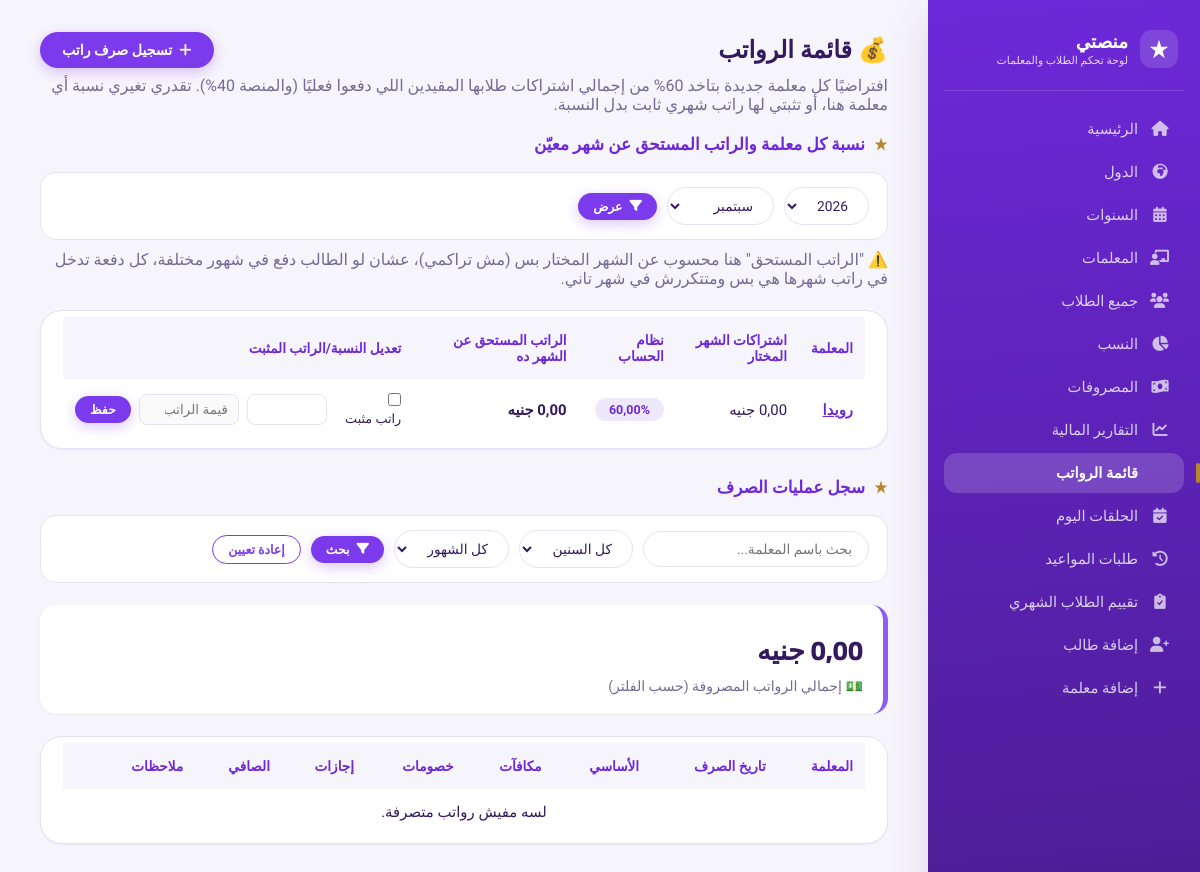
/salaries/ (signed in), run on the app's committed database.
### core/models.py (models this page shows, shortened)
class Teacher(models.Model):
    name = models.CharField(max_length=255, verbose_name="اسم المعلمة")
    age = models.PositiveIntegerField(null=True, blank=True, verbose_name="السن")
    phone = models.CharField(max_length=20, blank=True, null=True, verbose_name="رقم الهاتف")
    whatsapp = models.CharField(max_length=20, blank=True, null=True, verbose_name="واتساب")
    governorate = models.CharField(max_length=100, blank=True, null=True, verbose_name="المحافظة")
    hire_date = models.DateField(null=True, blank=True, verbose_name="تاريخ بداية العمل")
    user = models.OneToOneField(
        settings.AUTH_USER_MODEL, null=True, blank=True,
        on_delete=models.SET_NULL, related_name='teacher_profile',
        verbose_name="حساب الدخول"
    )
    commission_percent = models.DecimalField(
        max_digits=5, decimal_places=2, default=60,
        verbose_name="نسبة المعلمة من الاشتراكات (%)"
    )
    fixed_salary = models.DecimalField(
        max_digits=10, decimal_places=2, null=True, blank=True,
        verbose_name="راتب مثبت (بدل النسبة)"
    )
    class Meta:
        verbose_name = "معلمة"
        verbose_name_plural = "المعلمات"
        ordering = ['name']
    def total_subscriptions(self, year=None, month=None):
        now = timezone.now()
        year = year or now.year
        month = month or now.month
        active_students = self.students.filter(status='active')
        return sum(float(s.total_paid(year=year, month=month)) for s in active_students)
    def calculated_salary(self, year=None, month=None):
        if self.fixed_salary is not None:
            return round(float(self.fixed_salary), 2)
        return round(self.total_subscriptions(year=year, month=month) * (float(self.commission_percent) / 100), 2)
    def has_salary_record_for(self, year, month):
        return self.salary_records.filter(payout_date__year=year, payout_date__month=month).exists()

### core/views.py (the view)
# urls.py: path('salaries/', views.salaries_list, name='salaries_list'),
@staff_member_required
def salaries_list(request):
    now = timezone.now()
    salary_year = _to_int_or_none(request.GET.get('salary_year')) or now.year
    salary_month = _to_int_or_none(request.GET.get('salary_month')) or now.month
    teachers_data = []
    for t in Teacher.objects.all():
        teachers_data.append({
            'teacher': t,
            'total_subscriptions': t.total_subscriptions(year=salary_year, month=salary_month),
            'calculated_salary': t.calculated_salary(year=salary_year, month=salary_month),
            'already_paid_this_month': t.has_salary_record_for(salary_year, salary_month),
        })
    q = request.GET.get('q', '').strip()
    year = request.GET.get('year', '').strip()
    month = request.GET.get('month', '').strip()
    records = TeacherSalaryRecord.objects.select_related('teacher').all()
    if q:
        records = records.filter(teacher__name__icontains=q)
    if year:
        records = records.filter(payout_date__year=year)
    if month:
        records = records.filter(payout_date__month=month)
    total_net = sum(r.net_amount() for r in records)
    years_range = set(TeacherSalaryRecord.objects.values_list('payout_date__year', flat=True))
    years_range.add(timezone.now().year)
    years_range = sorted(years_range, reverse=True)
    context = {
        'teachers_data': teachers_data,
        'salary_year': salary_year,
        'salary_month': salary_month,
        'salary_years_range': sorted({now.year - 1, now.year, now.year + 1}, reverse=True),
        'arabic_months': ARABIC_MONTHS,
        'records': records,
        'total_net': total_net,
        'years_range': years_range,
        'selected_year': year,
        'selected_month': month,
        'search': q,
    }
    return render(request, 'core/salaries_list.html', context)

### core/models.py (called while the page is built)
    def total_paid(self, year=None, month=None):
        qs = self.payments.all()
        if year:
            qs = qs.filter(date__year=year)
        if month:
            qs = qs.filter(date__month=month)
        total = qs.aggregate(total=models.Sum('amount'))['total']
        return total or 0

### core/views.py (called while the page is built)
def _or_none(value):
    if value is None:
        return None
    value = value.strip()
    return value if value != '' else None

def _to_int_or_none(value):
    value = _or_none(value)
    if value is None:
        return None
    try:
        return int(value)
    except (TypeError, ValueError):
        return None

### templates/core/salaries_list.html (shortened to what this page needs)
{% extends 'core/base.html' %}
{% block content %}
<div class="page-header">
    <div class="page-title">💰 قائمة الرواتب</div>
    <a href="{% url 'add_salary_record' %}?salary_year={{ salary_year }}&salary_month={{ salary_month }}" class="btn btn-primary"><i class="fas fa-plus"></i> تسجيل صرف راتب</a>
</div>
<p class="text-muted" style="margin-bottom:10px;">افتراضيًا كل معلمة جديدة بتاخد 60% من إجمالي اشتراكات طلابها المقيدين اللي دفعوا فعليًا (والمنصة 40%). تقدري تغيري نسبة أي معلمة هنا، أو تثبتي لها راتب شهري ثابت بدل النسبة.</p>
<div class="section-eyebrow" style="margin-top:20px;"><span class="star-mark"></span> نسبة كل معلمة والراتب المستحق عن شهر معيّن</div>
<form method="GET" class="filter-bar" style="margin-bottom:10px;">
    <select name="salary_year">
        {% for y in salary_years_range %}
        <option value="{{ y }}" {% if salary_year == y %}selected{% endif %}>{{ y }}</option>
        {% endfor %}
    </select>
    <select name="salary_month">
        {% for m_num, m_name in arabic_months.items %}
        <option value="{{ m_num }}" {% if salary_month == m_num %}selected{% endif %}>{{ m_name }}</option>
        {% endfor %}
    </select>
    <button type="submit" class="btn btn-primary btn-sm"><i class="fas fa-filter"></i> عرض</button>
</form>
<p class="text-muted" style="margin-bottom:10px;">⚠️ "الراتب المستحق" هنا محسوب عن الشهر المختار بس (مش تراكمي)، عشان لو الطالب دفع في شهور مختلفة، كل دفعة تدخل في راتب شهرها هي بس ومتتكررش في شهر تاني.</p>
<div class="table-container">
    <table>
        <thead><tr><th>المعلمة</th><th>اشتراكات الشهر المختار</th><th>نظام الحساب</th><th>الراتب المستحق عن الشهر ده</th><th></th><th style="min-width:340px;">تعديل النسبة/الراتب المثبت</th></tr></thead>
        <tbody>
            {% for row in teachers_data %}
            <tr>
                <td><a href="{% url 'teacher_detail' row.teacher.id %}" style="color:#6d28d9; font-weight:700;">{{ row.teacher.name }}</a></td>
                <td>{{ row.total_subscriptions|floatformat:2 }} جنيه</td>
                <td>
                    {% if row.teacher.fixed_salary != None %}
                        <span class="badge-neutral">راتب مثبت</span>
                    {% else %}
                        <span class="badge-neutral">{{ row.teacher.commission_percent }}%</span>
                    {% endif %}
                </td>
                <td><strong>{{ row.calculated_salary|floatformat:2 }} جنيه</strong></td>
                <td>
                </td>
                <td>
                    <form method="POST" action="{% url 'update_teacher_commission' row.teacher.id %}" class="flex" style="gap:8px; flex-wrap:nowrap;">
                        <label class="flex" style="gap:5px; font-size:0.8rem; white-space:nowrap;">
                            <input type="checkbox" name="use_fixed" id="useFixed-{{ row.teacher.id }}"
                                   onchange="toggleFixed({{ row.teacher.id }})">
                            راتب مثبت
                        </label>
                        <input type="number" step="0.01" name="commission_percent"
                               id="percentInput-{{ row.teacher.id }}"
                               value="{{ row.teacher.commission_percent }}"
                               style="width:80px; padding:7px 10px; border-radius:8px; border:1.6px solid var(--border);"
                               {% if row.teacher.fixed_salary != None %}disabled{% endif %}>
                        <input type="number" step="0.01" name="fixed_salary"
                               id="fixedInput-{{ row.teacher.id }}"
                               value="{{ row.teacher.fixed_salary|default_if_none:'' }}"
                               placeholder="قيمة الراتب"
                               style="width:100px; padding:7px 10px; border-radius:8px; border:1.6px solid var(--border);"
                               {% if row.teacher.fixed_salary == None %}disabled{% endif %}>
                        <button type="submit" class="btn btn-primary btn-sm">حفظ</button>
                    </form>
                </td>
            </tr>
            {% empty %}
            <tr><td colspan="6" style="text-align:center;">لا توجد معلمات مسجلة بعد.</td></tr>
            {% endfor %}
        </tbody>
    </table>
</div>
<div class="section-eyebrow"><span class="star-mark"></span> سجل عمليات الصرف</div>
<form method="GET" class="filter-bar">
    <input type="text" name="q" placeholder="بحث باسم المعلمة..." value="{{ search }}">
    <select name="year">
        <option value="">كل السنين</option>
    </select>
    <select name="month">
        <option value="">كل الشهور</option>
    </select>
    <button type="submit" class="btn btn-primary btn-sm"><i class="fas fa-filter"></i> بحث</button>
    <a href="{% url 'salaries_list' %}" class="btn btn-outline btn-sm">إعادة تعيين</a>
</form>
<div class="stats-row">
    <div class="stat-box">
        <div class="number">{{ total_net|floatformat:2 }} جنيه</div>
        <div class="label">💵 إجمالي الرواتب المصروفة (حسب الفلتر)</div>
    </div>
</div>
<div class="table-container">
    <table>
        <thead><tr><th>المعلمة</th><th>تاريخ الصرف</th><th>الأساسي</th><th>مكافآت</th><th>خصومات</th><th>إجازات</th><th>الصافي</th><th>ملاحظات</th><th></th></tr></thead>
        <tbody>
            {% for r in records %}
            <tr>
                <td><a href="{% url 'teacher_detail' r.teacher.id %}" style="color:#6d28d9; font-weight:600;">{{ r.teacher.name }}</a></td>
                <td>{{ r.payout_date|date:"Y/m/d" }}</td>
                <td>{{ r.base_amount|floatformat:2 }}</td>
                <td>{{ r.bonus|floatformat:2 }}</td>
                <td>{{ r.deduction|floatformat:2 }}</td>
                <td>{{ r.leave_days }}</td>
                <td><strong>{{ r.net_amount|floatformat:2 }} جنيه</strong></td>
                <td>{{ r.notes|default:"-"|truncatechars:25 }}</td>
                <td>
                    <form method="POST" action="{% url 'delete_salary_record' r.id %}" onsubmit="return confirm('تأكيد حذف سجل الراتب ده؟');" style="display:inline;">
                        {% csrf_token %}
                        <button type="submit" class="btn btn-danger btn-sm"><i class="fas fa-trash"></i></button>
                    </form>
                </td>
            </tr>
            {% empty %}
            <tr><td colspan="9" style="text-align:center;">لسه مفيش رواتب متصرفة.</td></tr>
            {% endfor %}
        </tbody>
    </table>
</div>
{% endblock %}

### templates/core/base.html (style rules this page uses)
:root { --violet-50: #F7F5FC; --violet-100: #EEE9FA; --violet-200: #DDD3F5; --violet-400: #A78BFA; --violet-500: #8B5CF6; --violet-600: #7C3AED; --violet-700: #6D28D9; --ink: #33195E; --ink-muted: #746A93; --gold: #B4872E; --gold-soft: #FBF2E2; --green: #1D9A63; --green-soft: #E5F7EE; --red: #DC3545; --red-soft: #FDEBEC; --amber: #B87F16; --amber-soft: #FCF3DC; --paper: #FFFFFF; --page-bg: var(--violet-50); --border: #E7E1F5; --radius-sm: 10px; --radius-md: 16px; --radius-lg: 22px; --radius-pill: 999px; --shadow-sm: 0 1px 2px rgba(51, 25, 94, 0.06); --shadow-md: 0 8px 24px rgba(51, 25, 94, 0.08); --shadow-lg: 0 16px 40px rgba(51, 25, 94, 0.14); --font-display: 'Cairo', sans-serif; --font-body: 'Tajawal', sans-serif; }
* { margin: 0; padding: 0; box-sizing: border-box; }
body { font-family: var(--font-body); background: var(--page-bg); color: var(--ink); display: flex; min-height: 100vh; -webkit-font-smoothing: antialiased; }
a { color: inherit; }
.star-mark { display:inline-block; width: 14px; height: 14px; flex-shrink: 0; background-color: currentColor; -webkit-mask-size: contain; mask-size: contain; }
.page-header { display:flex; align-items:center; justify-content:space-between; flex-wrap:wrap; gap:14px; margin-bottom:8px; }
.page-title { display:flex; align-items:center; gap:10px; font-weight:800; font-size:1.5rem; color:var(--ink); }
.section-eyebrow { display:flex; align-items:center; gap:9px; color:var(--violet-700); font-weight:700; font-size:1.05rem; margin:28px 0 14px; }
.section-eyebrow .star-mark { color: var(--gold); }
.filter-bar { display:flex; align-items:center; gap:10px; flex-wrap:wrap; background:#fff; padding:14px 18px; border-radius:var(--radius-md); border:1px solid var(--border); margin:18px 0; }
.filter-bar input[type="text"], .filter-bar select { padding:9px 16px; border-radius: var(--radius-pill); border:1.6px solid var(--border); font-family: var(--font-body); font-size:0.86rem; background:#fff; color:var(--ink); }
.table-container { background: #fff; border-radius: var(--radius-lg); padding: 6px 22px 8px; border: 1px solid var(--border); margin-top: 22px; overflow-x: auto; box-shadow: var(--shadow-sm); }
table { width: 100%; border-collapse: collapse; font-size: 0.93rem; }
table th { background: var(--violet-50); color: var(--violet-700); padding: 15px 12px; text-align: right; font-weight: 700; font-size:0.85rem; }
table td { padding: 14px 12px; border-bottom: 1px solid #F2EEFA; vertical-align:middle; }
table tbody tr:last-child td { border-bottom:none; }
.badge-neutral { background: var(--violet-100); color: var(--violet-700); padding:4px 14px; border-radius:30px; font-weight:700; font-size:0.78rem; display:inline-block; }
.btn { display: inline-flex; align-items:center; gap:7px; padding: 10px 22px; border-radius: 30px; font-weight: 700; text-decoration: none; font-size: 0.88rem; transition: .18s ease; border: none; cursor: pointer; font-family: var(--font-body); }
.btn-primary { background: var(--violet-600); color: #fff; box-shadow: 0 4px 14px rgba(124,58,237,.28); }
.btn-outline { background: transparent; border: 1.6px solid var(--violet-600); color: var(--violet-600); }
.btn-sm { padding: 6px 15px; font-size: 0.78rem; }
.stats-row { display: grid; grid-template-columns: repeat(auto-fit, minmax(180px, 1fr)); gap: 18px; margin: 22px 0 8px; }
.stat-box, .stat-card { background: #fff; padding: 20px; border-radius: var(--radius-md); border-right: 5px solid var(--violet-500); box-shadow: var(--shadow-sm); display:flex; flex-direction:column; gap:2px; }
.stat-box .number, .stat-card .number { font-size: 1.7rem; font-weight: 800; color: var(--ink); font-family: var(--font-display); }
.stat-box .label, .stat-card .label { color: var(--ink-muted); font-size: 0.88rem; }
.flex { display: flex; align-items: center; gap: 12px; flex-wrap: wrap; }
.text-muted { color: var(--ink-muted); }

### data on the page
Teacher: teacher.name "رويدا", total_subscriptions "0,00", teacher.commission_percent "60,00", calculated_salary "0,00"

### other printed values
form field salary_year "2026"
form field salary_month "سبتمبر"
